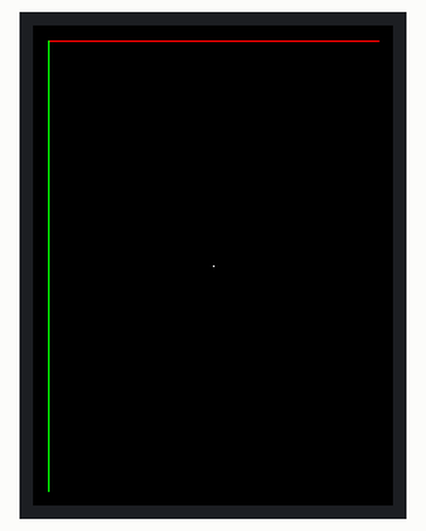
Simulated run of this sketch. Board: ESP32. Parts: 240×320 colour display.

Above: at 1.1 s.
At 2.1 s:
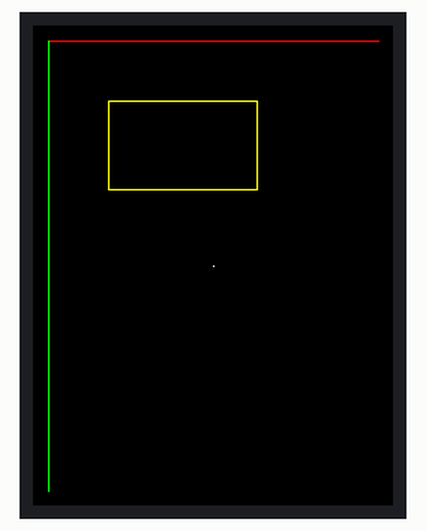
At 3.1 s:
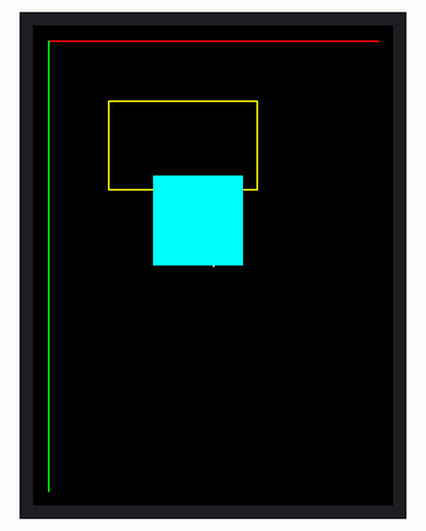
At 4.1 s:
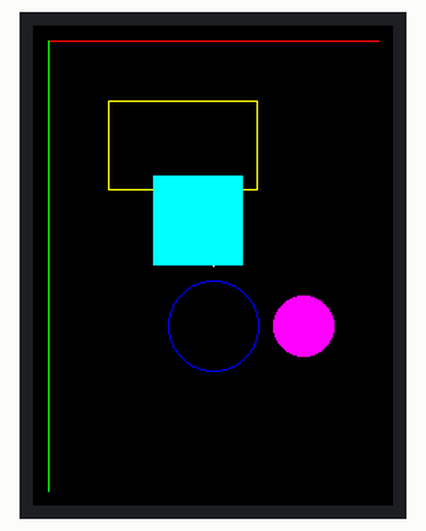
At 5.1 s:
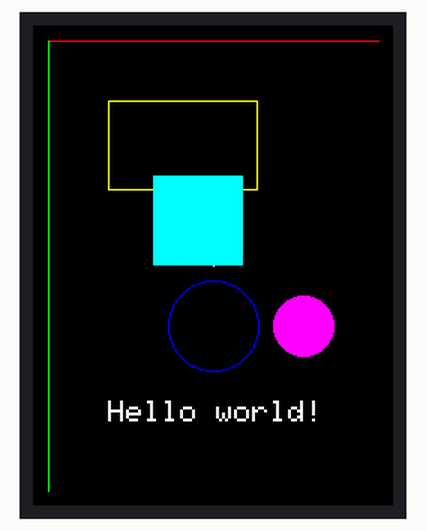

The sketch:

2__LCD_320x240.ino
```cpp
//BASIC INFORMATION
// Program: 2.8" TFT 320x240 display
// Author:  Paweł Bartkiewicz
// email:   15g.pawel.bart@gmail.com

#include <Adafruit_GFX.h>    // Core graphics library by Adafruit
#include <Arduino_ST7789.h> // Hardware-specific library for ST7789 (with or without CS pin)
#include <SPI.h>

#define TFT_MISO -1
#define TFT_MOSI 13
#define TFT_SCLK 14
#define TFT_CS   27  // Chip select control pin
#define TFT_DC   32  // Data Command control pin
#define TFT_RST   15  // Reset pin (could connect to RST pin)

Arduino_ST7789 tft = Arduino_ST7789(TFT_DC, TFT_RST, TFT_MOSI, TFT_SCLK, TFT_CS); //for display with CS pin

void setup(void)
{
    Serial.begin(9600);
    tft.init(240, 320);   // initialize a ST7789 chip, 240x320 pixels
    tft.setRotation(0);

    tft.fillScreen(BLACK);
}

void loop()
{
    // Pixel drawing
    tft.drawPixel(120, 160, WHITE);  // 1 white pixel on the middle of screen
    delay(1000);

    // Line drawing
    tft.drawLine(10, 10, 230, 10, RED);  // horizontal red line
    tft.drawLine(10, 10, 10, 310, GREEN); // vertical green line
    delay(1000);

    // Rectangle drawing
    tft.drawRect(50, 50, 100, 60, YELLOW); // Empty rectangle
    delay(1000);

    // Filled rectangle drawing
    tft.fillRect(80, 100, 60, 60, CYAN);
    delay(1000);

    // Circle drawing
    tft.drawCircle(120, 200, 30, BLUE);
    tft.fillCircle(180, 200, 20, MAGENTA); // Filled rectangle
    delay(1000);

    // Text displaying
    tft.setCursor(50, 250);
    tft.setTextColor(WHITE);
    tft.setTextSize(2);
    tft.print("Hello world!");

    delay(2000);

    // Fill the screen to start the test from beginning
    tft.fillScreen(BLACK);
}
```

Measured:
- by itself, everything shown: repeats every 7.1 s, in 7 steps
- what the display in image 0 shows lasts 1.0 s, from 1.1 s to 2.1 s
- what the display in image 4 shows lasts 2.0 s, from 5.1 s to 7.1 s
